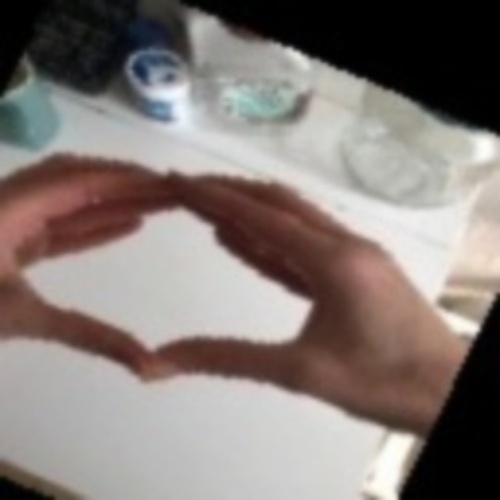
#> input picture ML/BOVW/Train/circle/circle_1.jpeg, 500 x 500 px, found by its file name; its folder holds only this picture in this run
$ python PreProssing.py   (older library calls are emulated)
#> lines starting #> are read from the running program, lines starting #| are printed output that depends on the picture; after the words box and inside, x2 and y2 are one past the last pixel; in counts of white or black regions, pixels touching at a corner belong together
#> in execute, image is the input picture: shape (500, 500, 3); mean B, G, R 119.7, 123.7, 132.9
import cv2
import numpy as np
from sklearn.mixture import GaussianMixture
import matplotlib.pyplot as plt
import os


def get_segmentation(image):
    Shape = image.shape
#> Shape = (500, 500, 3)
    imageLAB = cv2.cvtColor(image, cv2.COLOR_BGR2LAB)
#> imageLAB: shape (500, 500, 3); mean of channels 0, 1, 2 130.8, 131.3, 131.8

    L = np.array(imageLAB[:, :, 0]).flatten()
    a = np.array(imageLAB[:, :, 1]).flatten()
    b = np.array(imageLAB[:, :, 2]).flatten()
    data = np.array([a, b]).transpose()
#> data = 250000 pairs, first value 113 to 153, second value 108 to 146

    n_compononts = 2
    GMM_Model = GaussianMixture(n_components=n_compononts)
    GMM_Model.fit(data)
    GMM_Labels = GMM_Model.predict(data)

    if GMM_Labels[0] == 1:
        GMM_Labels = np.array(GMM_Labels, dtype=bool)
        GMM_Labels = np.invert(GMM_Labels)
        GMM_Labels = np.array(GMM_Labels, dtype=int)

    # to show the results
    segmented = np.array(GMM_Labels).reshape(Shape[0], Shape[1])
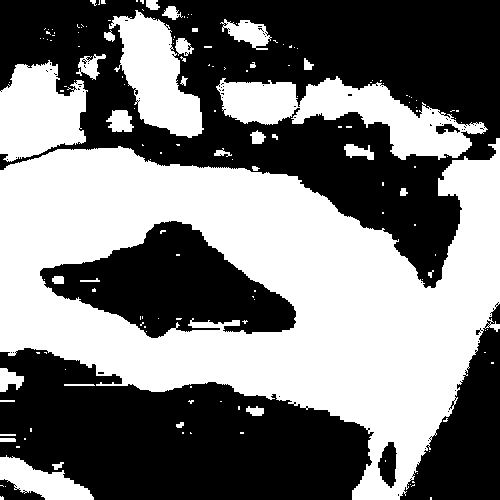
#> segmented: shape (500, 500) int64; values 0 (black) and 1 (white), 47.5% white; 157 white regions (123 under 20 px), largest, box (x1, y1, x2, y2) and area: (0, 138, 500, 500) 90273, (216, 76, 488, 160) 9417, (0, 60, 88, 162) 6326
    return segmented


def get_hand(segmented, image):
    morph = cv2.normalize(segmented, None, 1, 0, cv2.NORM_MINMAX, cv2.CV_8UC1)
    kernel = cv2.getStructuringElement(cv2.MARKER_CROSS, (5, 5))
    # kernel = np.ones((5, 5))
    morph = cv2.morphologyEx(morph, cv2.MORPH_OPEN, kernel)
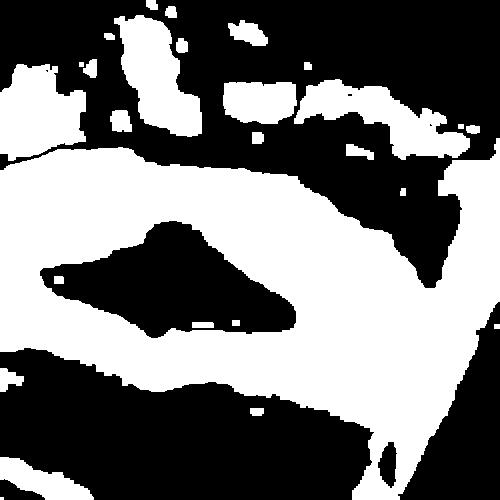
#> morph: shape (500, 500); values 0 (black) and 1 (white), 46.2% white; 27 white regions (1 under 20 px), largest, box (x1, y1, x2, y2) and area: (0, 138, 500, 500) 89290, (0, 64, 86, 161) 6116, (114, 15, 202, 137) 6073
    segmented = cv2.normalize(morph, None, 255, 0, cv2.NORM_MINMAX, cv2.CV_8UC1)
    ret, mask = cv2.threshold(segmented, 10, 255, cv2.THRESH_BINARY)
    image = cv2.bitwise_and(image, image, mask=mask)
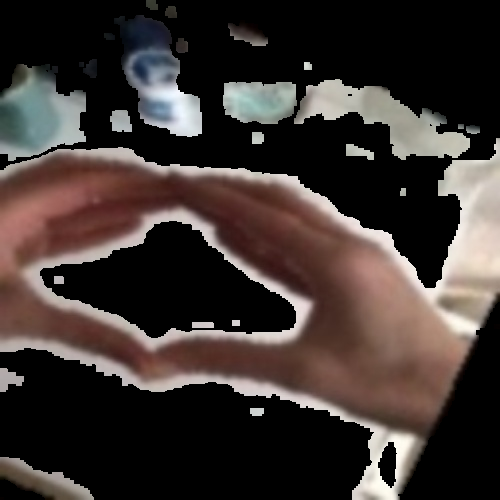
#> image: shape (500, 500, 3); mean of channels 0, 1, 2 49.8, 53, 62; drawn as B, G, R
    return image


def execute(path: str):
    for folder in os.listdir(path):
        path_of_folder = os.path.join(path, folder)
        for file in os.listdir(path_of_folder):
            image_path = os.path.join(path_of_folder, file)
            image = cv2.imread(image_path)
            segmented = get_segmentation(image)
            hand = get_hand(segmented, image)
            cv2.imwrite(image_path, hand)
#> pass 2 of the loop in execute, `for folder in os.listdir(path):`:
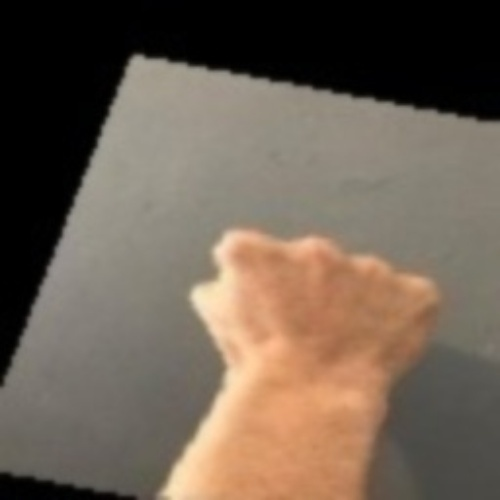
#> input picture ML/BOVW/Train/menu/menu_0.jpeg, 500 x 500 px, found by its file name
#> in execute, image is the input picture: shape (500, 500, 3); mean B, G, R 83.6, 97.2, 111.3
#> imageLAB: shape (500, 500, 3); mean of channels 0, 1, 2 105.8, 131.3, 137.3
#> data = 250000 pairs, first value 123 to 152, second value 126 to 165
#> in get_segmentation (call 2), `segmented = np.array(GMM_Labels).reshape(Shape[0], Shape[1])`:
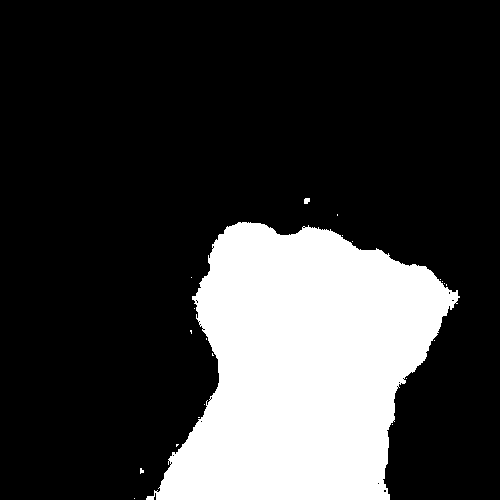
#> segmented: shape (500, 500) int64; values 0 (black) and 1 (white), 22.7% white; 22 white regions (20 under 20 px), largest, box (x1, y1, x2, y2) and area: (146, 222, 460, 500) 56611, (304, 198, 310, 204) 31
#> in get_hand (call 2), `image = cv2.bitwise_and(image, image, mask=mask)`:
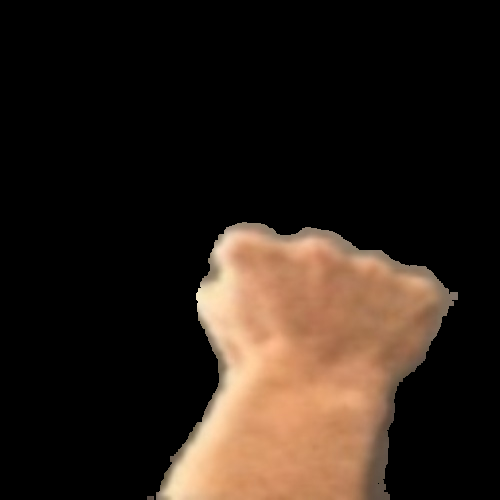
#> image: shape (500, 500, 3); mean of channels 0, 1, 2 24.6, 33, 44.6; drawn as B, G, R


if __name__ == "__main__":
    execute(path='Train')
    # [6 lines of commented-out code are left out]
